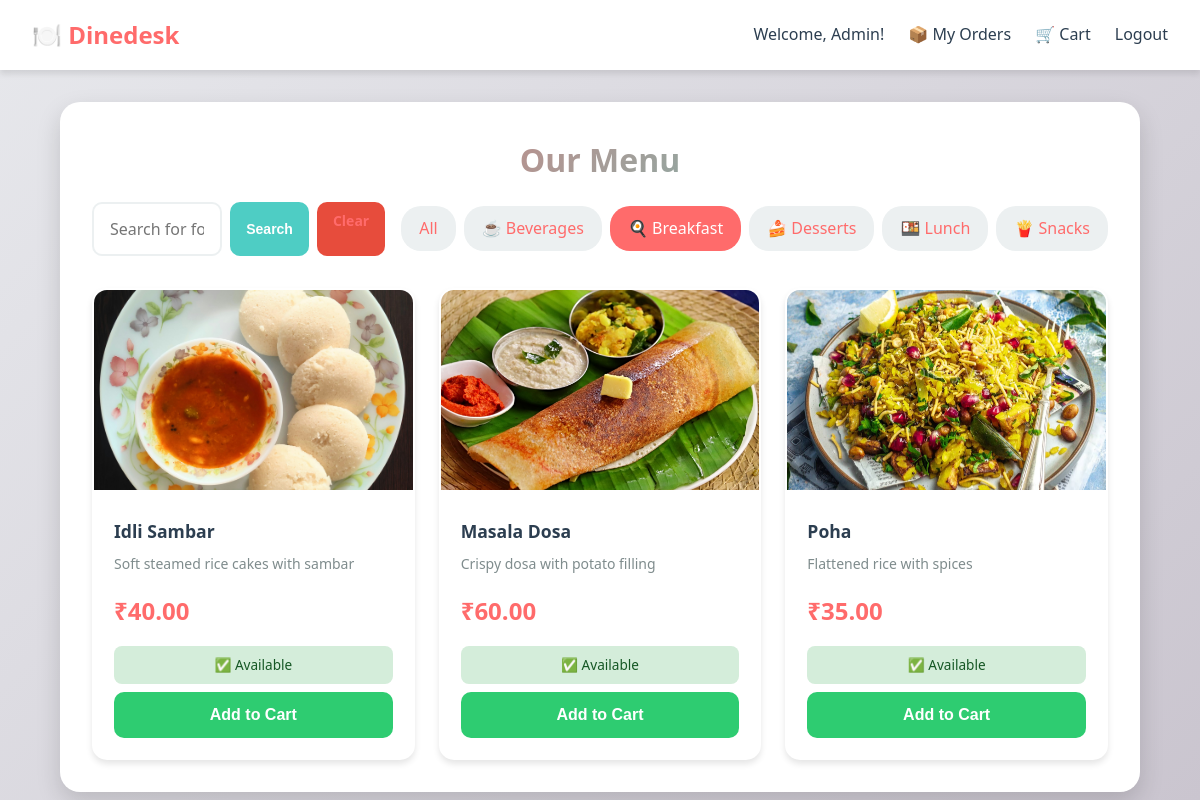
/products.php?category=1 (signed in), run on the app's committed database.
### tables this page shows
CREATE TABLE categories (
  id INT AUTO_INCREMENT PRIMARY KEY,
  name VARCHAR(50) NOT NULL,
  icon VARCHAR(50),
  created_at TIMESTAMP DEFAULT CURRENT_TIMESTAMP
);

CREATE TABLE products (
  id INT AUTO_INCREMENT PRIMARY KEY,
  category_id INT,
  name VARCHAR(100) NOT NULL,
  description TEXT,
  price DECIMAL(8,2) NOT NULL,
  image VARCHAR(255) DEFAULT 'default.jpg',
  is_active TINYINT(1) DEFAULT 1,
  stock_quantity INT DEFAULT 100,
  created_at TIMESTAMP DEFAULT CURRENT_TIMESTAMP,
  updated_at TIMESTAMP DEFAULT CURRENT_TIMESTAMP ON UPDATE CURRENT_TIMESTAMP,
  FOREIGN KEY (category_id) REFERENCES categories(id) ON DELETE SET NULL,
  INDEX idx_category (category_id),
  INDEX idx_active (is_active)
);

### lib/Database.php (called while the page is built)
<?php
class Database {
    private static $instance = null;
    private $pdo;
    private function __construct() {
        $host = 'localhost';
        $db   = 'canteen_db';
        $user = 'root';
        $pass = '';
        $dsn  = "mysql:host=$host;dbname=$db;charset=utf8mb4";
        $opt  = [
            PDO::ATTR_ERRMODE => PDO::ERRMODE_EXCEPTION,
            PDO::ATTR_DEFAULT_FETCH_MODE => PDO::FETCH_ASSOC
        ];
        $this->pdo = new PDO($dsn, $user, $pass, $opt);
    }
    public static function getInstance() {
        if (self::$instance === null)
            self::$instance = new self();
        return self::$instance;
    }
    public function pdo() {
        return $this->pdo;
    }
}
?>

### models/Product.php (called while the page is built, shortened)
<?php
require_once __DIR__ . '/../lib/Database.php';
class Product {
    private $db;
    public function __construct() {
        $this->db = Database::getInstance()->pdo();
    }
    public function all($category_id = null, $search = null) {
        $query = "SELECT p.*, c.name as category_name, c.icon as category_icon
                  FROM products p
                  LEFT JOIN categories c ON p.category_id = c.id
                  WHERE p.is_active = 1";
        $params = [];
        if ($category_id) {
            $query .= " AND p.category_id = ?";
            $params[] = $category_id;
        }
        $query .= " ORDER BY p.category_id, p.name";
        $stmt = $this->db->prepare($query);
        $stmt->execute($params);
        return $stmt->fetchAll();
    }
    public function getCategories() {
        $stmt = $this->db->query("SELECT * FROM categories ORDER BY name");
        return $stmt->fetchAll();
    }
}
?>

### public/products.php (the view, shortened to what this page needs)
<?php
require_once '../models/Product.php';
$productModel = new Product();
$category_id = $_GET['category'] ?? null;
$search = $_GET['search'] ?? '';
$products = $productModel->all($category_id, $search);
$categories = $productModel->getCategories();
?>
<!DOCTYPE html>
<html lang="en">
<head>
    <link rel="stylesheet" href="assets/styles.css">
</head>
<body>
    <nav class="navbar">
        <a href="products.php" class="brand">🍽️  Dinedesk</a>
        <div class="nav-links">
            <span>Welcome, <?= htmlspecialchars($_SESSION['user']['name']) ?>!</span>
            <a href="orders.php">📦 My Orders</a>
            <a href="cart.php">
                🛒 Cart
            </a>
            <a href="logout.php">Logout</a>
        </div>
    </nav>
    <div class="full-container">
        <h1>Our Menu</h1>
        <div class="filter-section">
            <div class="search-box">
                <form method="GET" action="products.php" style="display: flex; gap: 0.5rem;">
                    <input type="text" name="search" placeholder="Search for food..."
                           value="<?= htmlspecialchars($search) ?>" style="flex: 1;">
                    <button type="submit" class="btn-secondary btn-sm">Search</button>
                    <?php if ($search || $category_id): ?>
                        <a href="products.php" class="btn btn-sm" style="background: #e74c3c;">Clear</a>
                    <?php endif; ?>
                </form>
            </div>
            <div class="category-filters">
                <a href="products.php" class="category-btn <?= !$category_id ? 'active' : '' ?>">
                    All
                </a>
                <?php foreach ($categories as $cat): ?>
                    <a href="products.php?category=<?= $cat['id'] ?>"
                       class="category-btn <?= $category_id == $cat['id'] ? 'active' : '' ?>">
                        <?= $cat['icon'] ?> <?= htmlspecialchars($cat['name']) ?>
                    </a>
                <?php endforeach; ?>
            </div>
        </div>
        <?php if (empty($products)): ?>
            <div class="empty-state">
                <div class="empty-state-icon">🔍</div>
                <h3>No items found</h3>
                <p>Try adjusting your search or filters</p>
            </div>
        <?php else: ?>
            <div class="products-grid">
                <?php foreach ($products as $p): ?>
                    <div class="product-card">
                        <?php
                        if (!empty($p['image']) && file_exists('assets/images/products/' . $p['image'])) {
                            $imageSrc = 'assets/images/products/' . $p['image'];
                        } else {
                            $imageSrc = 'https://via.placeholder.com/300x200?text=' . urlencode($p['name']);
                        }
                        ?>
                        <img src="<?= $imageSrc ?>"
                             alt="<?= htmlspecialchars($p['name']) ?>"
                             onerror="this.src='https://via.placeholder.com/300x200?text=No+Image'">
                        <div class="card-body">
                            <h3><?= htmlspecialchars($p['name']) ?></h3>
                            <p class="description"><?= htmlspecialchars($p['description']) ?></p>
                            <div class="price">₹<?= number_format($p['price'], 2) ?></div>
                            <?php if ($p['stock_quantity'] <= 0): ?>
                                <div style="background: #fee; color: #c00; padding: 0.5rem; border-radius: 8px; text-align: center; margin-bottom: 0.5rem; font-weight: bold;">
                                    ⚠️ Out of Stock
                                </div>
                            <?php elseif ($p['stock_quantity'] <= 10): ?>
                                <div style="background: #fff3cd; color: #856404; padding: 0.5rem; border-radius: 8px; text-align: center; margin-bottom: 0.5rem; font-size: 0.85rem;">
                                    ⏳ Limited Stock
                                </div>
                            <?php else: ?>
                                <div style="background: #d4edda; color: #155724; padding: 0.5rem; border-radius: 8px; text-align: center; margin-bottom: 0.5rem; font-size: 0.85rem;">
                                    ✅ Available
                                </div>
                            <?php endif; ?>
                            <div class="card-footer">
                                <?php if ($p['stock_quantity'] > 0): ?>
                                    <form class="add-to-cart-form" style="flex: 1;">
                                        <button type="submit" class="btn-success" style="width: 100%;">
                                            Add to Cart
                                        </button>
                                    </form>
                                <?php else: ?>
                                    <button class="btn" style="width: 100%; background: #aaa; cursor: not-allowed;" disabled>
                                        Out of Stock
                                    </button>
                                <?php endif; ?>
                            </div>
                        </div>
                    </div>
                <?php endforeach; ?>
            </div>
        <?php endif; ?>
    </div>
</body>
</html>

### public/assets/styles.css (style rules this page uses)
* { margin: 0; padding: 0; box-sizing: border-box; }
:root { --primary: #ff6b6b; --primary-dark: #ee5a52; --secondary: #4ecdc4; --accent: #ffd93d; --dark: #2c3e50; --light: #ecf0f1; --success: #2ecc71; --warning: #f39c12; --danger: #e74c3c; --white: #ffffff; --shadow: 0 4px 6px rgba(0,0,0,0.1); --shadow-lg: 0 10px 25px rgba(0,0,0,0.15); }
body { font-family: 'Segoe UI', Tahoma, Geneva, Verdana, sans-serif; background: linear-gradient(135deg, #e7e8ec 0%, #cac5cf 100%); min-height: 100vh; color: var(--dark); line-height: 1.6; }
.navbar { background: var(--white); padding: 1rem 2rem; box-shadow: var(--shadow); display: flex; justify-content: space-between; align-items: center; position: sticky; top: 0; z-index: 1000; }
.navbar .brand { font-size: 1.5rem; font-weight: bold; color: var(--primary); text-decoration: none; }
.navbar .nav-links { display: flex; gap: 1.5rem; align-items: center; }
.navbar .nav-links a { text-decoration: none; color: var(--dark); font-weight: 500; transition: color 0.3s; display: flex; align-items: center; gap: 0.3rem; }
.full-container { width: 90%; max-width: 1200px; margin: 2rem auto; padding: 2rem; background: var(--white); border-radius: 20px; box-shadow: var(--shadow-lg); }
h1, h2, h3 { margin-bottom: 1rem; color: var(--dark); }
h1 { font-size: 2rem; text-align: center; background: linear-gradient(135deg, var(--primary), var(--secondary)); -webkit-background-clip: text; -webkit-text-fill-color: transparent; background-clip: text; }
input[type="text"], input[type="email"], input[type="password"], input[type="tel"], input[type="number"], select, textarea { width: 100%; padding: 0.875rem 1rem; border: 2px solid var(--light); border-radius: 10px; font-size: 1rem; transition: all 0.3s; font-family: inherit; }
button, .btn { padding: 0.875rem 1.5rem; border: none; border-radius: 10px; font-size: 1rem; font-weight: 600; cursor: pointer; transition: all 0.3s; text-decoration: none; display: inline-block; text-align: center; }
.btn-secondary { background: var(--secondary); color: var(--white); }
.btn-success { background: var(--success); color: var(--white); }
.btn-sm { padding: 0.5rem 1rem; font-size: 0.875rem; }
.filter-section { margin-bottom: 2rem; display: flex; gap: 1rem; flex-wrap: wrap; align-items: center; }
.search-box { flex: 1; min-width: 250px; }
.category-filters { display: flex; gap: 0.5rem; flex-wrap: wrap; }
.category-btn { padding: 0.5rem 1rem; background: var(--light); border: 2px solid transparent; border-radius: 20px; cursor: pointer; transition: all 0.3s; font-weight: 500; }
.category-btn.active { background: var(--primary); color: var(--white); }
.products-grid { display: grid; grid-template-columns: repeat(auto-fill, minmax(250px, 1fr)); gap: 1.5rem; margin-top: 2rem; }
.product-card { background: var(--white); border-radius: 15px; overflow: hidden; box-shadow: var(--shadow); transition: all 0.3s; border: 2px solid transparent; }
.product-card img { width: 100%; height: 200px; object-fit: cover; background: var(--light); }
.product-card .card-body { padding: 1.25rem; }
.product-card h3 { font-size: 1.1rem; margin-bottom: 0.5rem; color: var(--dark); }
.product-card .description { font-size: 0.875rem; color: #7f8c8d; margin-bottom: 1rem; display: -webkit-box; -webkit-line-clamp: 2; line-clamp: 2; -webkit-box-orient: vertical; overflow: hidden; }
.product-card .price { font-size: 1.5rem; font-weight: bold; color: var(--primary); margin-bottom: 1rem; }
.product-card .card-footer { display: flex; gap: 0.5rem; align-items: center; }
a { color: var(--primary); text-decoration: none; transition: color 0.3s; }

### data on the page
categories: icon "☕", name "Beverages"
categories: icon "🍳", name "Breakfast"
categories: icon "🍰", name "Desserts"
categories: icon "🍱", name "Lunch"
categories: icon "🍟", name "Snacks"
products: image (picture), name "Idli Sambar", description "Soft steamed rice cakes with sambar", price "40.00", stock_quantity "✅ Available"
products: image (picture), name "Masala Dosa", description "Crispy dosa with potato filling", price "60.00", stock_quantity "✅ Available"
products: image (picture), name "Poha", description "Flattened rice with spices", price "35.00", stock_quantity "✅ Available"

### other printed values
$_SESSION['user']['name'] "Admin"
